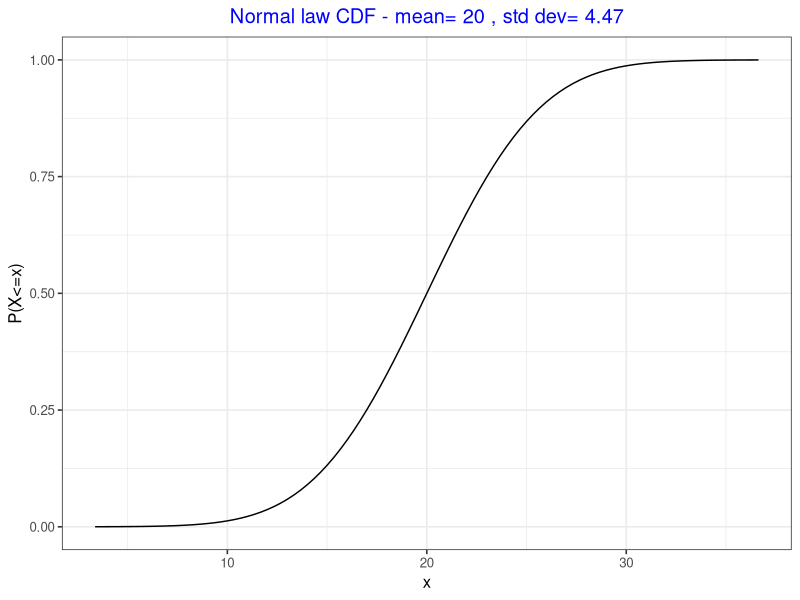
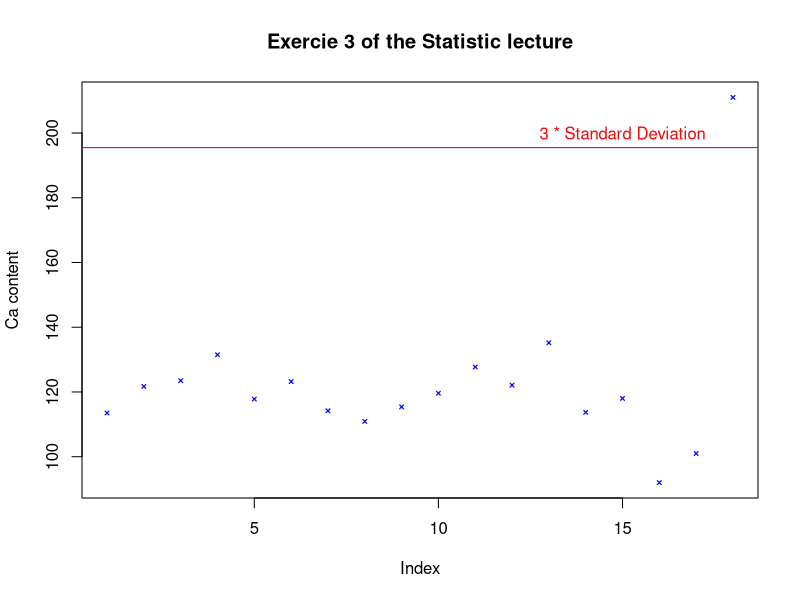
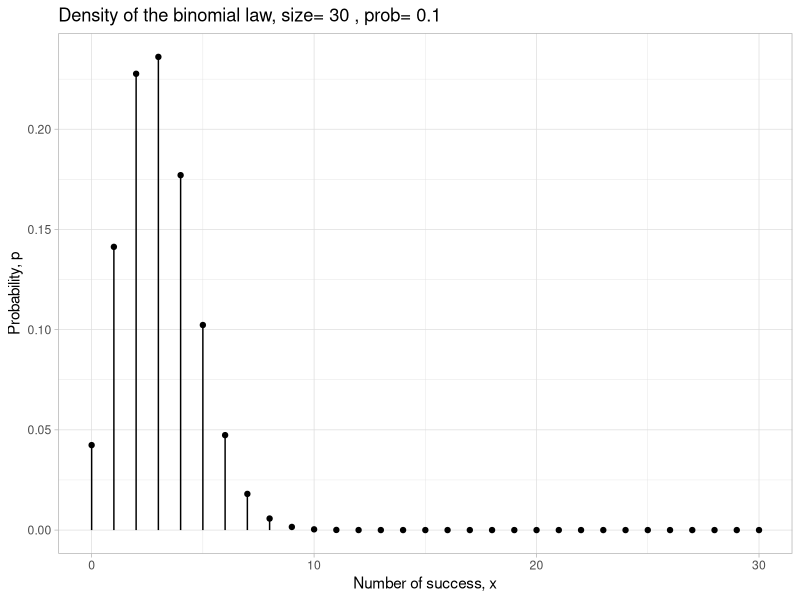
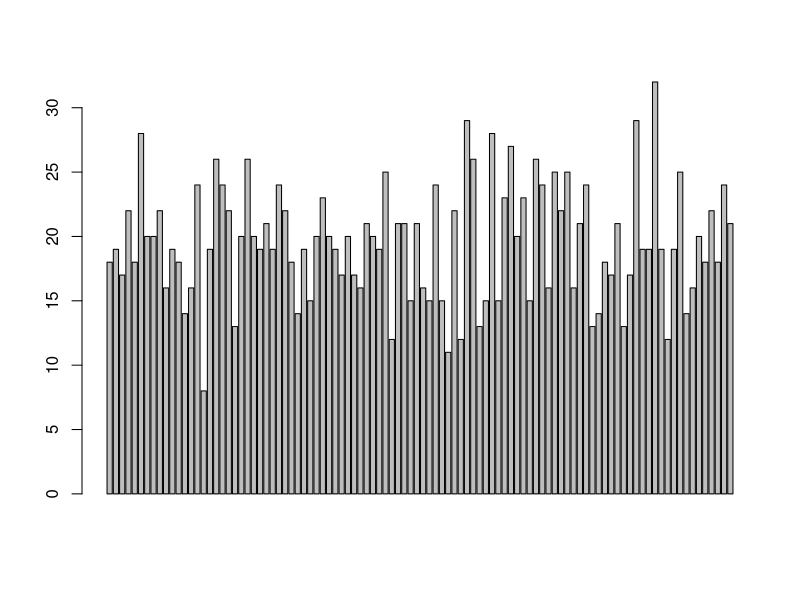
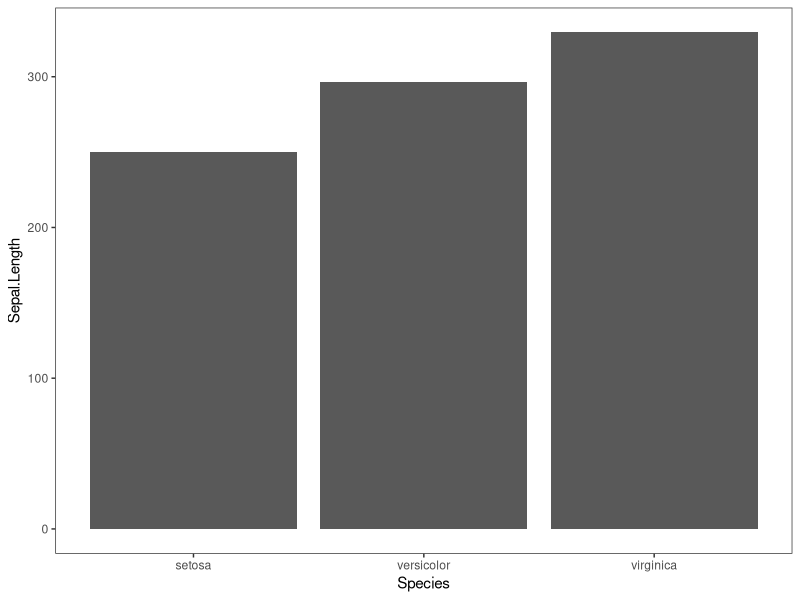
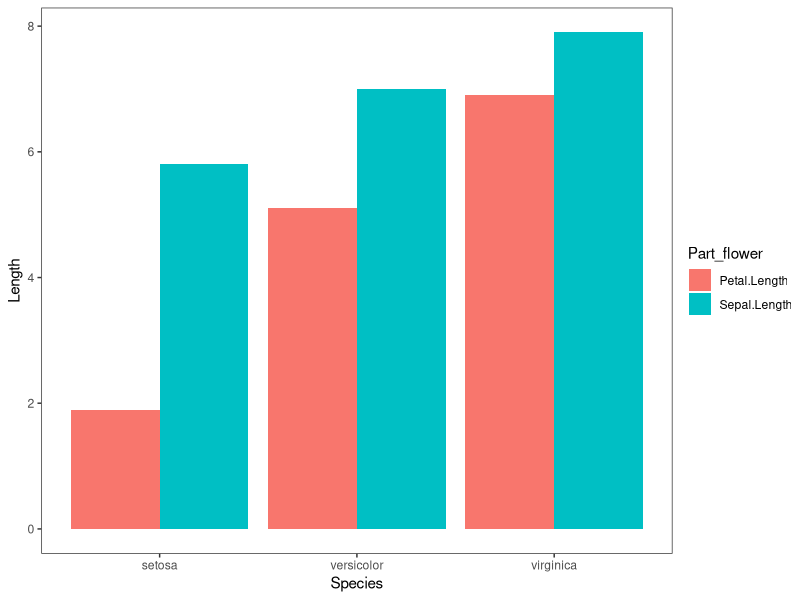
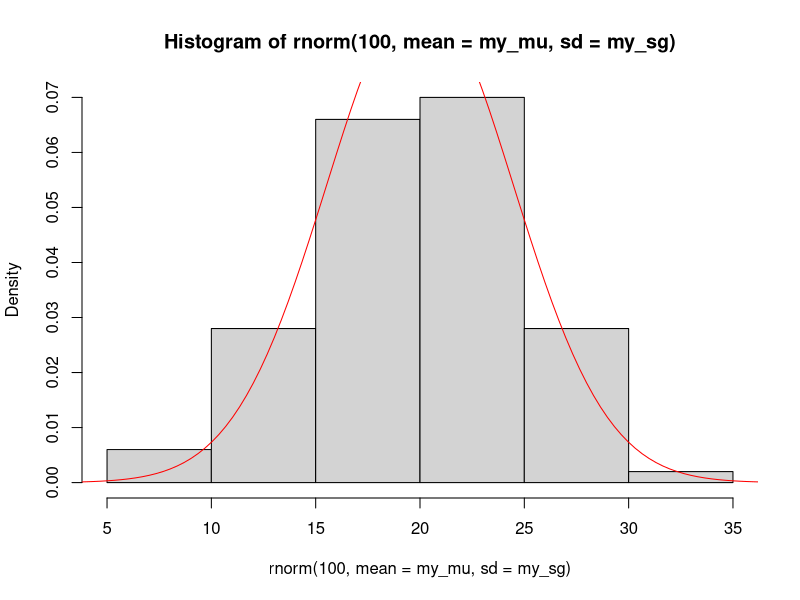
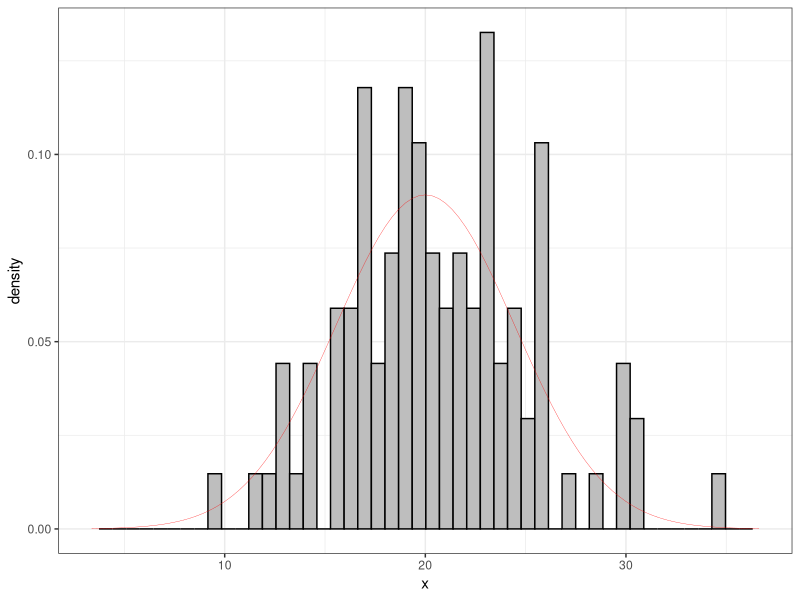

Source code (R) for these figures, in order:
## ---- chunk 1
knitr::opts_chunk$set(echo = TRUE)
## ---- chunk 2
x <- 20
l <- c(10, 44, 89)
s <- "I am a character"
bo <- TRUE # a booleen

paste("Variable x:",x)
class(x)
paste("Variable l:",l)
class(l)
paste("Variable s:", s)
class(s)
paste("Variable s:", bo)
class(bo)

## ---- chunk 3
li <- list(10, 44, 89)
li
class(li)
## ---- chunk 4
vector <- c(1, 5, NULL)
liste <- list(1, 5, "u", NULL)
vector
liste
## ---- chunk 5
# Utilisation of the Iris data set, directly included in R
class(iris)
head(iris)
head(iris$Sepal.Length)
## ---- chunk 6
which(iris$Species != "setosa")
## ---- chunk 7
table(iris$Species)
table(iris$Species != "setosa")
table(subset(iris, Species == "setosa")$Petal.Length > 1.4)
head(subset(iris, Species == "setosa", c(Sepal.Length, Petal.Length)))
## ---- chunk 8
library(tibble)
# creation of the dataset
# m1 a list with Null values
m1<-list(1.311,1.287,1.293,1.308,1.291,1.300,1.274,1.287)
m1 <- append(m1, vector("list",5)) # append 5 element NULL contain in a list
m2<-c(1.298,1.309,1.293,1.251,1.338,1.302,1.270,1.339,1.346,1.292,1.291,1.321,1.285)
Si<-tibble(method1=m1,method2=m2)
## ---- chunk 9
# recover a list containing the values of method 1 padded with NULL values then converted to a vector, without NULL values
m1<-Si$method1 %>% unlist()
m1
class(m1)
## ---- chunk 10
library(dplyr, tidyr)
Si2<-tibble(method=c(rep("method1",8),rep("method2",13)),values=c(m1,m2))

# Let's simulate a randomized acquisition of the dataset
Si2<-Si2[sample(nrow(Si2)),] # Indexes are generated by random pick, the tibble is shuffled
head(Si2)
## ---- chunk 11
m1b<-Si2 %>% filter(method == "method1") %>% select(values) %>% unlist()
m1
m1b
## ---- chunk 12
summary(iris)
## ---- chunk 13
sum(iris$Sepal.Length) # Addition of all the observation in the variable
mean(iris$Sepal.Length) # Average
sd(iris$Sepal.Length) # Standard deviation
q <- quantile(iris$Sepal.Length) # Catch all the quantiles 
q
q[1]
length(iris$Sepal.Length) # Number of observation in the variable
## ---- chunk 14
y <- (1-0.95)/2
y
signif(qnorm(y),3)
signif(qnorm(1-y),3)
## ---- chunk 15
x <- iris$Sepal.Length
x_N<-length(x)
x_sd<-sd(x)
x_mu<-mean(x)
x_se<-x_sd/sqrt(x_N)
x_ICmin<-x_mu+x_se*qnorm(0.025)
x_ICmax<-x_mu+x_se*qnorm(0.975)
paste(signif(x_ICmin,3),"<",signif(x_mu,3),"<",signif(x_ICmax,3))
## ---- chunk 16
my_mu<-20 # mean value of the normal law
my_sg<-sqrt(20) # std dev of the normal law
dnorm(20,mean=my_mu,sd=my_sg) # point evaluation of the density at x=20 of a normal law centered at my_mu and width sigma=my_sg
pnorm(20,mean=my_mu,sd=my_sg) # point evaluation of the CDF at q=20 of this same normal distribution
qnorm(0.05,mean=my_mu,sd=my_sg) # quantile of this normal distribution considering a probability p=0.05
rnorm(10,mean=my_mu,sd=my_sg) # generate 10 random numbers following this normal distribution
alpha=0.0001 # kind of "type I risk", the part of the plot I want to hide on the left/right sides.
xmin=qnorm(alpha,mean=my_mu,sd=my_sg) # left value of the range to plot the distribution
xmax=qnorm(1-alpha,mean=my_mu,sd=my_sg) # right value of the range to plot the distribution
## ---- chunk 17
n<-30 # population
p<-0.1 # probability of success
dbinom(x=1,size=n,prob=p) # Probability that I win exactly 1 time in 30 plays
pbinom(q=2,size=n,prob=p) # CDF, probability to win 0,1 or 2 times in 30 plays
qbinom(p=0.5,size=n,prob=p) # Quantile of 0.5 from the binomial law
rbinom(n=10,size=n,prob=p) # Sample of size 10 from the binomial law
## ---- chunk 18
n<-30 # number of observation
m <- 20 #  Poisson law parameter
dpois(x=1, lambda =m ) #
ppois(q=2, lambda =m ) # 
qpois(p=0.5, lambda =m ) # 
rpois(n=n, lambda =m ) # 
## ---- chunk 19
factorial(5)
## ---- chunk 20
library(ggplot2)
## ---- chunk 21
# A beautiful plot of this normal law CDF
ggplot()+ # start plot
  xlim(xmin,xmax)+ # define the range to plot
  stat_function(fun=pnorm,args=c(mean=my_mu,sd=my_sg))+ # define the normal law density
  xlab("x")+ # decoration of the x axis
  ylab("P(X<=x)")+ # decoration of the y axis
  labs(title=paste("Normal law CDF - mean=",my_mu,", std dev=",signif(my_sg,3)))+ # title of the plot
  theme_bw(base_size=12)+ # ...the final touch
  theme(plot.title = element_text(hjust = 0.5, color = "blue"))
## ---- chunk 22

Ca <- c(113.5,121.7,123.5,131.5,117.8,123.2,114.2,110.9,115.4,119.6,127.7,122.1,135.2,113.7,118, 92, 101, 211)

## ---- chunk 23
plot(Ca,  
  type = "p", # type de tracé: points ("p"), lignes ("l"), les deux ("b" ou "o"),
  col = "blue", # couleur, tapez `colours()` pour la liste complète
  pch = 4, # type de symboles, un chiffre entre 0 et 25, tapez `?points`
  cex = 0.5, # taille des symboles
  lty = 3, # type de lignes, un chiffre entre 1 et 6
  lwd = 1.2, # taille de lignes
  ylab = "Ca content", # titre pour l'axe des y
  main="Exercie 3 of the Statistic lecture")
abline(h=mean(Ca)+3*sd(Ca), col="red") # Add a line on the graphic
text(15,200, "3 * Standard Deviation", col="red") # Add a text on the graphic
## ---- chunk 24
# Example of data frame
df_binom<-data.frame(x=c(0:n),p=dbinom(x=c(0:n),size=n,prob=p))
# Genaration of a graph
ggplot(data=df_binom)+
  aes(x=x,y=p)+
  geom_point()+
  geom_segment(aes(x=x,y=0,xend=x,yend=p))+
  theme_light()+
  xlab("Number of success, x")+
  ylab("Probability, p")+
  labs(title=paste("Density of the binomial law, size=",n,", prob=",p))
## ---- chunk 25
barplot(rpois(100, lambda = m))

## ---- chunk 26
ggplot(iris, aes(x = Species, y = Sepal.Length))+
  geom_bar(stat = "identity")+
  theme_test()

## ---- chunk 27
library(tidyr)
reformat <- gather(iris, key = "Part_flower", value = "Length", Sepal.Length, Petal.Length)
head(reformat)

ggplot(reformat, aes(x = Species, y = Length, fill=Part_flower))+
  geom_bar(stat = "identity", position=position_dodge())+
  theme_test()
## ---- chunk 28
hist(rnorm(100,mean=my_mu,sd=my_sg), freq=F) 
curve(dnorm(x,mean=my_mu,sd=my_sg),from = xmin,to = xmax,ylab="densité",add=T,col="red")
## ---- chunk 29
data <- data.frame(x = rnorm(100,mean=my_mu,sd=my_sg))
ggplot(data, aes(x))+
  geom_histogram(aes (y=after_stat(density)), #after_stat(density) normalize to 1
                 fill = "grey",
                 color = "black",
                 bins = 50)+ # bins number of interval un the histogram
  stat_function(fun=dnorm,args=c(mean=my_mu,sd=my_sg),
                color ="red", 
                size = 0.1)+
  xlim(xmin,xmax)+
  theme_bw()

## ---- chunk 30
p <- ggplot(iris, aes(x=Species, y=Sepal.Length, fill=Species))+
  ylim(4,8)+
  ylab("Sepal Length")+ 
  geom_boxplot(alpha=0.7, #alpha for the transparence,
               outlier.colour="red",
               outlier.shape=8,outlier.size=4) +
  stat_summary(fun = mean, geom="point", shape=20, size=8, color="Yellow") +
  geom_point(position="jitter", color="blue", alpha=.5)+
  scale_fill_brewer(palette="Set2")+
  theme_classic()
p
## ---- chunk 31
ggplot(iris, aes(x=Sepal.Width, y=Sepal.Length, shape = Species, color=Species))+
  theme_bw()+
  geom_smooth(method="lm", formula= y~poly(x,3), se=TRUE, size = 0.5) +
  geom_point() +
  facet_wrap(iris$Species, nrow = 2)
## ---- chunk 32
ggplot(iris, aes(x=Sepal.Width, y=Sepal.Length, shape = Species, color = Species))+
  theme_bw()+
  geom_point() + 
  facet_grid(~Species)
